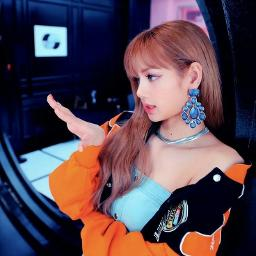
#> input picture lisa.jpg, 256 x 256 px
$ jupyter execute --allow-errors 'edge detection.ipynb'   (shell and % lines are left out)   (older library calls are emulated)
#> lines starting #> are read from the running program, lines starting #| are printed output that depends on the picture
[cell 1]
import sys
from IPython import display
#> (the rest of this cell did not finish here and is left out)

[cell 2]
from skimage import io
from skimage import feature

im = io.imread('lisa.jpg', as_gray=True)
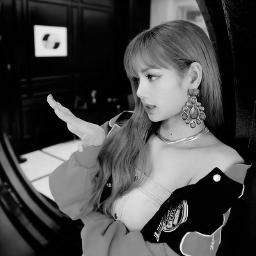
#> im: shape (256, 256) float64; min 0, max 0.988, mean 0.284
io.imshow(im)
#> (this line was passed over: IPython is not available in this run)
io.show()

[cell 3]
import cv2
import numpy as np
from matplotlib import pyplot as plt

[cell 4]
img0 = cv2.imread('lisa.jpg',)
#> img0 is the input picture: shape (256, 256, 3); mean B, G, R 79.6, 68, 85.1

[cell 5]
gray = cv2.cvtColor(img0, cv2.COLOR_BGR2GRAY)
img = cv2.GaussianBlur(gray,(3,3),0)
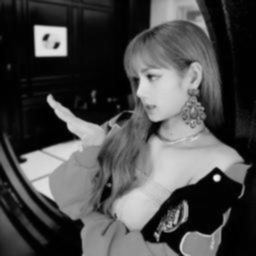
#> img: shape (256, 256); min 0, max 243, mean 74.5
laplacian = cv2.Laplacian(img,cv2.CV_64F)
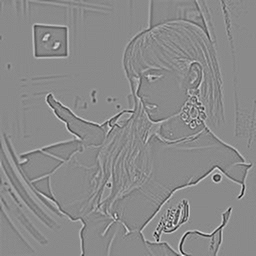
#> laplacian: shape (256, 256) float64; min -141, max 119, mean 0; drawn with min black and max white
